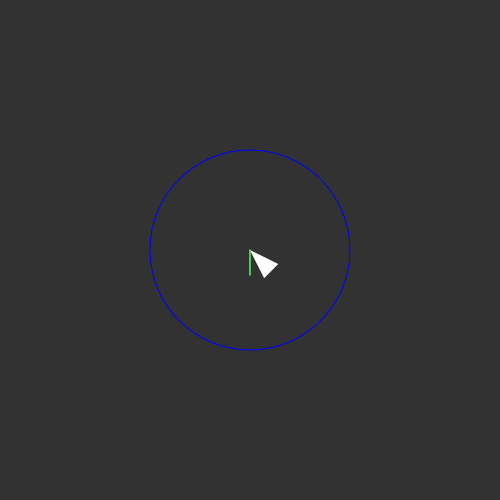
Frame 1 (no input)
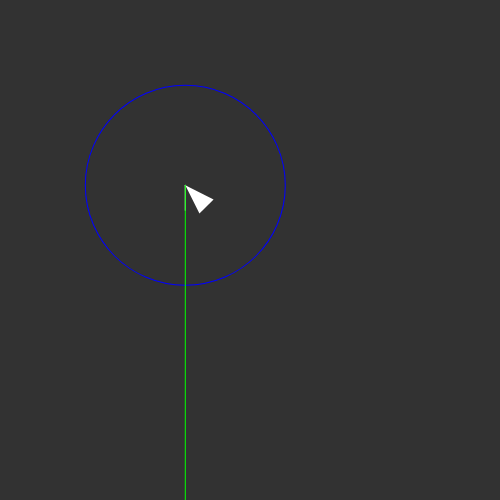
Frame 60 (no input)
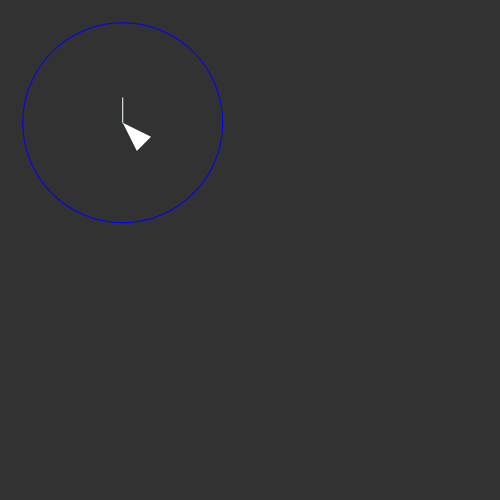
Frame 120 (the mouse pressed at the canvas centre since frame 60)

The p5.js sketch that drew these frames (run headless with seeded random() and noise() and a simulated clock; from frame 60 on, the mouse is pressed at the canvas centre):

// p5.js sketch
// ── sketch.js
let v;
let steerForce

function setup(){
  createCanvas(500,500);
  background(50);

  v = new Vehicle(width/2, height/2)
}

function draw(){
  background(50);

  let target = new p5.Vector(mouseX, mouseY);
  v.seek(target);
  v.update();
  v.display();
}


class Vehicle{
  constructor(x, y){
    this.pos = new p5.Vector(x, y);
    this.vel = new p5.Vector();
    this.acc = new p5.Vector();

    this.maxDesiredVel = 5; //maxSpeed
    this.maxSteerForce = 0.05;//maxForce

    this.brakeRad = 100;
  }
  seek(target){
    let desiredVel = p5.Vector.sub(target, this.pos);
    let distance = desiredVel.mag();
    desiredVel.normalize();
    if(distance>this.brakeRad){
    desiredVel.mult(this.maxDesiredVel);
  } else {
    let mappedVel = map(distance, 0, this.brakeRad, 0, this.maxDesiredVel)
    desiredVel.mult(mappedVel)
  }


    steerForce = p5.Vector.sub(desiredVel, this.vel)
    steerForce.limit(this.maxSteerForce);

    this.applyForce(steerForce);
  }
  update(){
    this.vel.add(this.acc);
    this.pos.add(this.vel);
    this.acc.mult(0);
    this.angle = this.vel.heading();

  }
  applyForce( f ){
    let force = f.copy();
    this.acc.add( force );
  }
  display(){
    push();
    translate(this.pos.x, this.pos.y);
    rotate(this.angle)
    noStroke();
    fill(255);
    triangle(0, 0, -30, 10, -30, -10);

    noFill();
    stroke(0, 0, 255);
    ellipse(0, 0, this.brakeRad*2, this.brakeRad*2)
    stroke(255);
    line(0, 0, steerForce.x*500, steerForce.y*500)
    stroke(0,255,0)
    line(0, 0, this.vel.x*500, this.vel.y*500)
    pop();
  }
}
